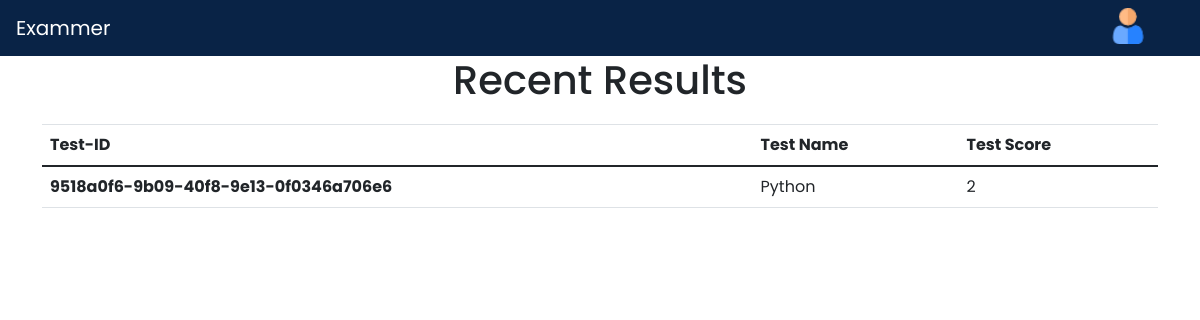
The page /results (signed in) on the database as committed earlier.
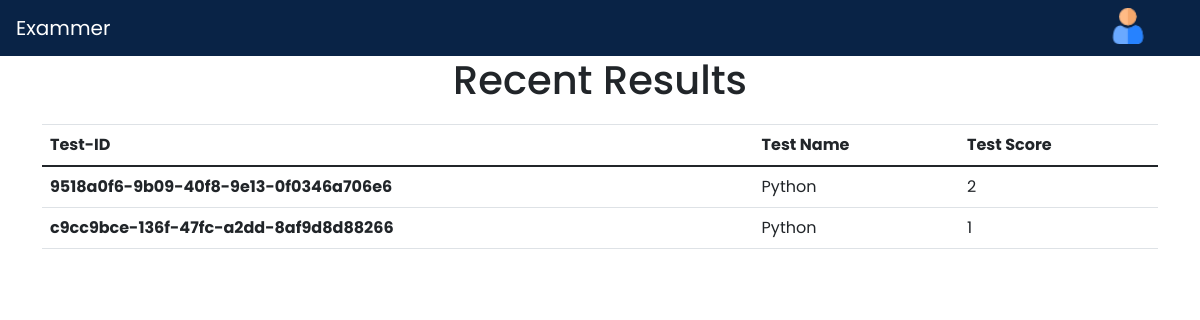
The same page on the database as committed later.
### quizapp/models.py (models this page shows, shortened)
class Student(models.Model):
    external_id = models.UUIDField(default=uuid.uuid4, editable=False, unique=True)
    user = models.ForeignKey(User, on_delete=models.DO_NOTHING)
    test = models.ForeignKey(Test, on_delete=models.DO_NOTHING)
    score = models.CharField(max_length=3)
    completed = models.BooleanField(default=False)
    remaining_time = models.CharField(default="", max_length=3)

class Test(models.Model):
    external_id = models.UUIDField(default=uuid.uuid4, editable=False, unique=True)
    user = models.ForeignKey(User, on_delete=models.CASCADE)
    category = models.CharField(max_length=200)
    description = models.CharField(max_length=200)
    active = models.BooleanField(default=True)
    test_time = models.CharField(max_length=3, default=None)
    def __str__(self):
        return self.category

### quizapp/views.py (the view)
# urls.py: path('results',views.results,name='results'),
@login_required(login_url='login_page')
def results(request):
    username = request.user
    user = User.objects.get(username=username)
    profile = Profile.objects.get(user=user)
    tests = Student.objects.filter(user=user)
    context = {"responses": tests, 'profile':profile}
    return render(request, 'results.html', context)

### quizapp/templates/results.html (shortened to what this page needs)
{% load static %}
<!doctype html>
<html lang="en">
<head>
    <link rel="stylesheet" href="https://stackpath.bootstrapcdn.com/bootstrap/4.3.1/css/bootstrap.min.css"
>
</head>
<body>
    {% include "quizapp/header.html" %}
    <center><h1>Recent Results</h1></center>
    <div class="container" style="margin-top: 20px;">
        <table class="table">
            <thead>
              <tr>
                <th scope="col">Test-ID</th>
                <th scope="col">Test Name</th>
                <th scope="col">Test Score</th>
              </tr>
            </thead>
            <tbody>
                {% for response in responses %}
              <tr>
                <th scope="row">{{response.external_id}}</th>
                <td>{{response.test}}</td>
                <td>{{response.score}}</td>
              </tr>
              {% endfor %}
            </tbody>
          </table>
    </div>
</body>
</html>

Rows that differ between the two databases and show on the page:
added Student: external_id "c9cc9bce-136f-47fc-a2dd-8af9d8d88266", test "Python", score "1"
